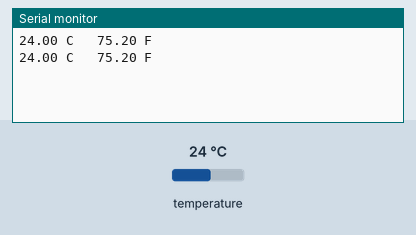
This sketch was run on a simulated Arduino Uno, built with avr-gcc and run on an emulated ATmega328P. Parts: the last lines printed to the serial monitor. The inputs (shaded band) are chosen by the test bench; at power-on: temperature 24 °C.

Above: at 3.3 s.
3.4 s: temperature set to 12 °C
At 4.7 s:
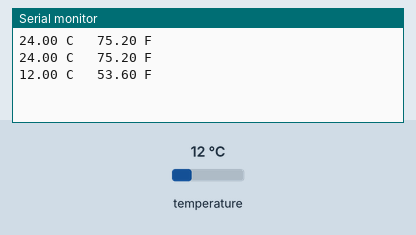
5.9 s: temperature set to 19 °C
At 7.2 s:
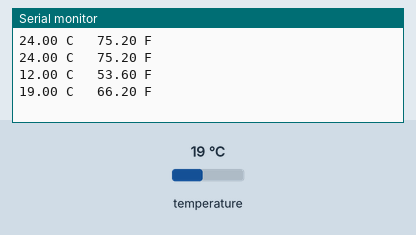
Timing chart, 0 to 8.9 s (numbered marks = the images above; inputs shaded):
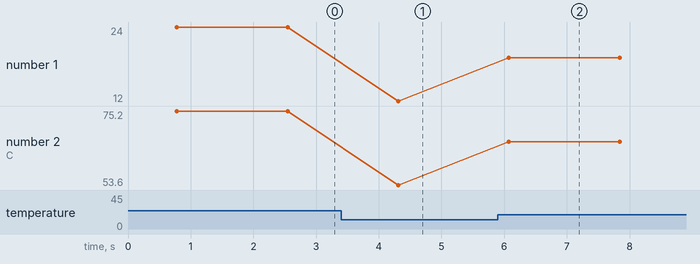

The sketch:

arduino-aquarium-monitor.ino
```cpp
#include <OneWire.h>
#include <DallasTemperature.h>

OneWire oneWire(5);
DallasTemperature temp(&oneWire);

float tc, tf;

void setup() {
  Serial.begin(9600);
  temp.begin();
}

void loop() {
  temp.requestTemperatures();
  tc = temp.getTempCByIndex(0);
  tf = temp.toFahrenheit(tc);

  Serial.print(tc);
  Serial.print(" C \t");
  Serial.print(tf);
  Serial.println(" F");
  delay(1000);
}
```

Measured:
- after the input at 3.4 s, the serial monitor: prints a new line after 0.91 s (image 1)
- after the input at 5.9 s, the serial monitor: prints a new line after 0.17 s (image 2)
- plotted number 1: 24 → 12 after the input at 3.4 s, 12 → 19 after the input at 5.9 s
- plotted number 2: 75.2 → 53.6 after the input at 3.4 s, 53.6 → 66.2 after the input at 5.9 s
